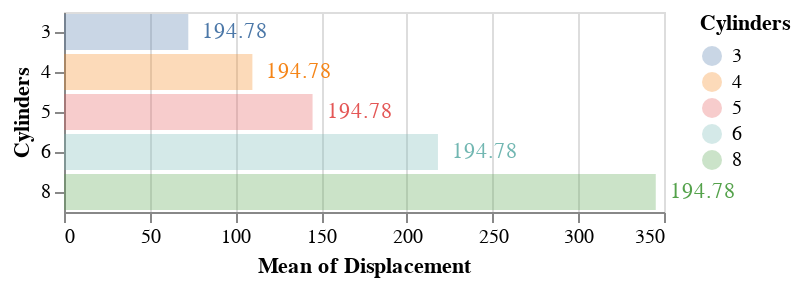

Write notebook code for a chart like this one.
### Markdown cell above
Задание:

Метки: mark_bar(), mark_text().

Столбцы данных: 'Cylinders', 'Displacement'.

Кодировки: opacity, text, tooltip.

### Code cell
single = alt.selection_point(on='mouseover', nearest=True)
car = alt.Chart(cars).mark_bar(opacity=0.3).encode(
    y=alt.Y('Cylinders:N').sort(field ='Cylinders', op = 'mean', order='descending'),
    x='mean(Displacement)'
    , color=alt.condition(single, 'Cylinders', alt.value('blue'))
    , tooltip='max(Displacement):N'
).add_params(
    single
)
text = car.mark_text( 
    align='left',
    baseline='middle',
    dx=7
).encode(
    text='text:N'
).transform_calculate( # так как при использовании mean остаётся много знаков после запятой, форматируем 
    text = round(np.mean(cars['Displacement']),2).astype(str) 
)
car + text

### Figure 1 — Vega-Lite specification as saved in the notebook (floating-point values rounded to 4 significant figures; data arrays with more than 128 entries replaced by an {"elided": "..."} marker saying what was removed)
{"config": {"view": {"continuousWidth": 300, "continuousHeight": 300}}, "layer": [{"mark": {"type": "bar", "opacity": 0.3}, "encoding": {"color": {"condition": {"param": "param_1", "field": "Cylinders"}, "value": "blue"}, "tooltip": {"aggregate": "max", "field": "Displacement", "type": "nominal"}, "x": {"aggregate": "mean", "field": "Displacement", "type": "quantitative"}, "y": {"field": "Cylinders", "sort": {"field": "Cylinders", "op": "mean", "order": "descending"}, "type": "nominal"}}, "name": "view_1"}, {"mark": {"type": "text", "align": "left", "baseline": "middle", "dx": 7}, "encoding": {"color": {"condition": {"param": "param_1", "field": "Cylinders"}, "value": "blue"}, "text": {"field": "text", "type": "nominal"}, "tooltip": {"aggregate": "max", "field": "Displacement", "type": "nominal"}, "x": {"aggregate": "mean", "field": "Displacement", "type": "quantitative"}, "y": {"field": "Cylinders", "sort": {"field": "Cylinders", "op": "mean", "order": "descending"}, "type": "nominal"}}, "transform": [{"calculate": "194.78", "as": "text"}]}], "data": {"name": "data-f02450ab61490a1363517a0190416235"}, "params": [{"name": "param_1", "select": {"type": "point", "nearest": true, "on": "mouseover"}, "views": ["view_1"]}], "$schema": "https://vega.github.io/schema/vega-lite/v5.16.3.json", "datasets": {"data-f02450ab61490a1363517a0190416235": {"elided": "406 records"}}}
